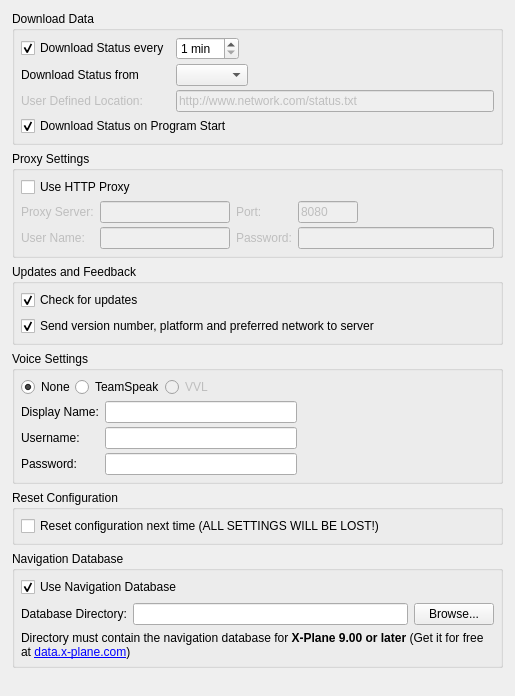
     <widget class="QWidget" name="downloadTab" >
      <attribute name="title" >
       <string>General</string>
      </attribute>
      <layout class="QVBoxLayout" >
       <property name="leftMargin" >
        <number>12</number>
       </property>
       <property name="rightMargin" >
        <number>12</number>
       </property>
       <property name="bottomMargin" >
        <number>12</number>
       </property>
       <item>
        <widget class="QGroupBox" name="groupBox" >
         <property name="title" >
          <string>Download Data</string>
         </property>
         <layout class="QGridLayout" >
          <property name="leftMargin" >
           <number>6</number>
          </property>
          <property name="topMargin" >
           <number>6</number>
          </property>
          <property name="rightMargin" >
           <number>6</number>
          </property>
          <property name="bottomMargin" >
           <number>6</number>
          </property>
          <property name="verticalSpacing" >
           <number>4</number>
          </property>
          <item row="0" column="1" >
           <widget class="QSpinBox" name="spinBoxDownloadInterval" >
            <property name="suffix" >
             <string> min</string>
            </property>
            <property name="minimum" >
             <number>1</number>
            </property>
           </widget>
          </item>
          <item row="1" column="0" >
           <widget class="QLabel" name="label_2" >
            <property name="text" >
             <string>Download Status from</string>
            </property>
            <property name="buddy" >
             <cstring>cbNetwork</cstring>
            </property>
           </widget>
          </item>
          <item row="1" column="1" colspan="2" >
           <widget class="QComboBox" name="cbNetwork" >
            <property name="currentIndex" >
             <number>-1</number>
            </property>
           </widget>
          </item>
          <item row="2" column="0" >
           <widget class="QLabel" name="lbluserDefinedLocation" >
            <property name="enabled" >
             <bool>false</bool>
            </property>
            <property name="text" >
             <string>User Defined Location:</string>
            </property>
            <property name="buddy" >
             <cstring>editUserDefinedLocation</cstring>
            </property>
           </widget>
          </item>
          <item row="2" column="1" colspan="3" >
           <widget class="QLineEdit" name="editUserDefinedLocation" >
            <property name="enabled" >
             <bool>false</bool>
            </property>
            <property name="text" >
             <string>http://www.network.com/status.txt</string>
            </property>
           </widget>
          </item>
          <item row="3" column="0" colspan="4" >
           <widget class="QCheckBox" name="cbDownloadOnStartup" >
            <property name="text" >
             <string>Download Status on Program Start</string>
            </property>
            <property name="checked" >
             <bool>true</bool>
            </property>
           </widget>
          </item>
          <item row="0" column="2" colspan="2" >
           <spacer>
            <property name="orientation" >
             <enum>Qt::Horizontal</enum>
            </property>
            <property name="sizeHint" >
             <size>
              <width>40</width>
              <height>20</height>
             </size>
            </property>
           </spacer>
          </item>
          <item row="0" column="0" >
           <widget class="QCheckBox" name="cbDownloadPeriodically" >
            <property name="text" >
             <string>Download Status every</string>
            </property>
            <property name="checked" >
             <bool>true</bool>
            </property>
           </widget>
          </item>
          <item row="1" column="3" >
           <spacer>
            <property name="orientation" >
             <enum>Qt::Horizontal</enum>
            </property>
            <property name="sizeHint" >
             <size>
              <width>40</width>
              <height>20</height>
             </size>
            </property>
           </spacer>
          </item>
         </layout>
        </widget>
       </item>
       <item>
        <widget class="QGroupBox" name="groupBox_2" >
         <property name="title" >
          <string>Proxy Settings</string>
         </property>
         <layout class="QGridLayout" >
          <property name="leftMargin" >
           <number>6</number>
          </property>
          <property name="topMargin" >
           <number>6</number>
          </property>
          <property name="rightMargin" >
           <number>6</number>
          </property>
          <property name="bottomMargin" >
           <number>6</number>
          </property>
          <property name="verticalSpacing" >
           <number>4</number>
          </property>
          <item row="0" column="0" colspan="5" >
           <widget class="QCheckBox" name="cbUseProxy" >
            <property name="text" >
             <string>Use HTTP Proxy</string>
            </property>
           </widget>
          </item>
          <item row="1" column="0" >
           <widget class="QLabel" name="lblProxyServer" >
            <property name="enabled" >
             <bool>false</bool>
            </property>
            <property name="text" >
             <string>Proxy Server:</string>
            </property>
            <property name="buddy" >
             <cstring>editProxyServer</cstring>
            </property>
           </widget>
          </item>
          <item row="1" column="1" >
           <widget class="QLineEdit" name="editProxyServer" >
            <property name="enabled" >
             <bool>false</bool>
            </property>
           </widget>
          </item>
          <item row="1" column="2" >
           <widget class="QLabel" name="lblProxyPort" >
            <property name="enabled" >
             <bool>false</bool>
            </property>
            <property name="text" >
             <string>Port:</string>
            </property>
            <property name="buddy" >
             <cstring>editProxyPort</cstring>
            </property>
           </widget>
          </item>
          <item row="1" column="3" >
           <widget class="QLineEdit" name="editProxyPort" >
            <property name="enabled" >
             <bool>false</bool>
            </property>
            <property name="maximumSize" >
             <size>
              <width>60</width>
              <height>16777215</height>
             </size>
            </property>
            <property name="inputMask" >
             <string>00000; </string>
            </property>
            <property name="text" >
             <string>8080</string>
            </property>
           </widget>
          </item>
          <item row="2" column="0" >
           <widget class="QLabel" name="lblProxyUser" >
            <property name="enabled" >
             <bool>false</bool>
            </property>
            <property name="text" >
             <string>User Name:</string>
            </property>
            <property name="margin" >
             <number>1</number>
            </property>
            <property name="buddy" >
             <cstring>editProxyUser</cstring>
            </property>
           </widget>
          </item>
          <item row="2" column="1" >
           <widget class="QLineEdit" name="editProxyUser" >
            <property name="enabled" >
             <bool>false</bool>
            </property>
           </widget>
          </item>
          <item row="2" column="2" >
           <widget class="QLabel" name="lblProxyPassword" >
            <property name="enabled" >
             <bool>false</bool>
            </property>
            <property name="text" >
             <string>Password:</string>
            </property>
            <property name="buddy" >
             <cstring>editProxyPassword</cstring>
            </property>
           </widget>
          </item>
          <item row="2" column="3" colspan="2" >
           <widget class="QLineEdit" name="editProxyPassword" >
            <property name="enabled" >
             <bool>false</bool>
            </property>
            <property name="echoMode" >
             <enum>QLineEdit::Password</enum>
            </property>
           </widget>
          </item>
          <item row="1" column="4" >
           <spacer>
            <property name="orientation" >
             <enum>Qt::Horizontal</enum>
            </property>
            <property name="sizeHint" >
             <size>
              <width>40</width>
              <height>20</height>
             </size>
            </property>
           </spacer>
          </item>
         </layout>
        </widget>
       </item>
       <item>
        <widget class="QGroupBox" name="groupBox_5" >
         <property name="title" >
          <string>Updates and Feedback</string>
         </property>
         <layout class="QVBoxLayout" >
          <property name="leftMargin" >
           <number>6</number>
          </property>
          <property name="topMargin" >
           <number>6</number>
          </property>
          <property name="rightMargin" >
           <number>6</number>
          </property>
          <property name="bottomMargin" >
           <number>6</number>
          </property>
          <item>
           <widget class="QCheckBox" name="cbCheckForUpdates" >
            <property name="enabled" >
             <bool>true</bool>
            </property>
            <property name="text" >
             <string>Check for updates</string>
            </property>
            <property name="checked" >
             <bool>true</bool>
            </property>
           </widget>
          </item>
          <item>
           <widget class="QCheckBox" name="cbSendVersionInfo" >
            <property name="enabled" >
             <bool>true</bool>
            </property>
            <property name="text" >
             <string>Send version number, platform and preferred network to server</string>
            </property>
            <property name="checked" >
             <bool>true</bool>
            </property>
           </widget>
          </item>
         </layout>
        </widget>
       </item>
       <item>
        <widget class="QGroupBox" name="groupBox_9" >
         <property name="title" >
          <string>Voice Settings</string>
         </property>
         <layout class="QGridLayout" >
          <property name="leftMargin" >
           <number>6</number>
          </property>
          <property name="topMargin" >
           <number>6</number>
          </property>
          <property name="rightMargin" >
           <number>6</number>
          </property>
          <property name="bottomMargin" >
           <number>6</number>
          </property>
          <property name="verticalSpacing" >
           <number>4</number>
          </property>
          <item row="0" column="0" colspan="3" >
           <layout class="QHBoxLayout" >
            <item>
             <widget class="QRadioButton" name="rbNone" >
              <property name="text" >
               <string>None</string>
              </property>
              <property name="checked" >
               <bool>true</bool>
              </property>
             </widget>
            </item>
            <item>
             <widget class="QRadioButton" name="rbTeamSpeak" >
              <property name="text" >
               <string>TeamSpeak</string>
              </property>
              <property name="checked" >
               <bool>false</bool>
              </property>
             </widget>
            </item>
            <item>
             <widget class="QRadioButton" name="rbVRC" >
              <property name="enabled" >
               <bool>false</bool>
              </property>
              <property name="text" >
               <string>VVL</string>
              </property>
             </widget>
            </item>
            <item>
             <spacer>
              <property name="orientation" >
               <enum>Qt::Horizontal</enum>
              </property>
              <property name="sizeHint" >
               <size>
                <width>40</width>
                <height>20</height>
               </size>
              </property>
             </spacer>
            </item>
           </layout>
          </item>
          <item row="1" column="0" >
           <widget class="QLabel" name="label_44" >
            <property name="text" >
             <string>Display Name:</string>
            </property>
            <property name="buddy" >
             <cstring>editVoiceCallsign</cstring>
            </property>
           </widget>
          </item>
          <item row="1" column="1" >
           <widget class="QLineEdit" name="editVoiceCallsign" />
          </item>
          <item row="2" column="0" >
           <widget class="QLabel" name="label_45" >
            <property name="text" >
             <string>Username:</string>
            </property>
            <property name="buddy" >
             <cstring>editVoiceUser</cstring>
            </property>
           </widget>
          </item>
          <item row="2" column="1" >
           <widget class="QLineEdit" name="editVoiceUser" />
          </item>
          <item row="3" column="0" >
           <widget class="QLabel" name="label_46" >
            <property name="text" >
             <string>Password:</string>
            </property>
            <property name="buddy" >
             <cstring>editVoicePassword</cstring>
            </property>
           </widget>
          </item>
          <item row="3" column="1" >
           <widget class="QLineEdit" name="editVoicePassword" >
            <property name="echoMode" >
             <enum>QLineEdit::Password</enum>
            </property>
           </widget>
          </item>
          <item row="2" column="2" >
           <spacer>
            <property name="orientation" >
             <enum>Qt::Horizontal</enum>
            </property>
            <property name="sizeHint" >
             <size>
              <width>40</width>
              <height>20</height>
             </size>
            </property>
           </spacer>
          </item>
          <item row="1" column="2" >
           <spacer>
            <property name="orientation" >
             <enum>Qt::Horizontal</enum>
            </property>
            <property name="sizeHint" >
             <size>
              <width>40</width>
              <height>20</height>
             </size>
            </property>
           </spacer>
          </item>
          <item row="3" column="2" >
           <spacer>
            <property name="orientation" >
             <enum>Qt::Horizontal</enum>
            </property>
            <property name="sizeHint" >
             <size>
              <width>40</width>
              <height>20</height>
             </size>
            </property>
           </spacer>
          </item>
         </layout>
        </widget>
       </item>
       <item>
        <widget class="QGroupBox" name="groupBoxResetConfigration" >
         <property name="title" >
          <string>Reset Configuration</string>
         </property>
         <layout class="QVBoxLayout" >
          <property name="leftMargin" >
           <number>6</number>
          </property>
          <property name="topMargin" >
           <number>6</number>
          </property>
          <property name="rightMargin" >
           <number>6</number>
          </property>
          <property name="bottomMargin" >
           <number>6</number>
          </property>
          <item>
           <widget class="QCheckBox" name="cbResetConfiguration" >
            <property name="text" >
             <string>Reset configuration next time (ALL SETTINGS WILL BE LOST!)</string>
            </property>
           </widget>
          </item>
         </layout>
        </widget>
       </item>
       <item>
        <widget class="QGroupBox" name="groupBoxDatabase" >
         <property name="title" >
          <string>Navigation Database</string>
         </property>
         <layout class="QVBoxLayout" >
          <property name="spacing" >
           <number>6</number>
          </property>
          <property name="leftMargin" >
           <number>6</number>
          </property>
          <property name="topMargin" >
           <number>6</number>
          </property>
          <property name="rightMargin" >
           <number>6</number>
          </property>
          <property name="bottomMargin" >
           <number>6</number>
          </property>
          <item>
           <widget class="QCheckBox" name="cbUseNavDatabase" >
            <property name="text" >
             <string>Use Navigation Database</string>
            </property>
            <property name="checked" >
             <bool>true</bool>
            </property>
           </widget>
          </item>
          <item>
           <layout class="QHBoxLayout" >
            <item>
             <widget class="QLabel" name="label_4" >
              <property name="text" >
               <string>Database Directory:</string>
              </property>
              <property name="buddy" >
               <cstring>editNavdir</cstring>
              </property>
             </widget>
            </item>
            <item>
             <widget class="QLineEdit" name="editNavdir" />
            </item>
            <item>
             <widget class="QPushButton" name="browseNavdirButton" >
              <property name="text" >
               <string>Browse...</string>
              </property>
              <property name="flat" >
               <bool>false</bool>
              </property>
             </widget>
            </item>
           </layout>
          </item>
          <item>
           <widget class="QLabel" name="label_5" >
            <property name="text" >
             <string>Directory must contain the navigation database for &lt;strong>X-Plane 9.00 or later&lt;/strong> (Get it for free at &lt;a href="http://data.x-plane.com">data.x-plane.com&lt;/a>)</string>
            </property>
            <property name="wordWrap" >
             <bool>true</bool>
            </property>
            <property name="openExternalLinks" >
             <bool>true</bool>
            </property>
           </widget>
          </item>
         </layout>
        </widget>
       </item>
       <item>
        <spacer>
         <property name="orientation" >
          <enum>Qt::Vertical</enum>
         </property>
         <property name="sizeHint" >
          <size>
           <width>491</width>
           <height>16</height>
          </size>
         </property>
        </spacer>
       </item>
      </layout>
     </widget>
